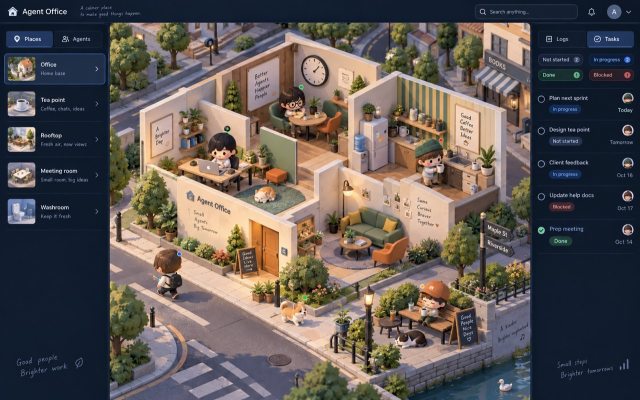
#> input picture assets/asyra-office/models/architecture/review/approved-office-reference.jpg, 1280 x 800 px, found by its file name (shown at 1/2 size)
$ python compare-interior.py ../../../assets/asyra-office/models/architecture/review/approved-office-reference.jpg
#> lines starting #> are read from the running program, lines starting #| are printed output that depends on the picture
"""Produce a 50% diagnostic overlay from the actual app canvas, without warping.

Usage: python3 apps/asyra-office/scripts/compare-interior.py <canvas.png>
The input must come from the permanent measured-reference browser case.
"""
import sys
import math
import json
from pathlib import Path
from PIL import Image, ImageDraw
ROOT=Path(__file__).resolve().parents[3]
actual=Image.open(ROOT / sys.argv[1]).convert('RGB')
#> actual is the input picture: PIL image 1280x800 RGB; mean R, G, B 93.1, 86.4, 83.9
reference=Image.open(ROOT/'assets/asyra-office/models/architecture/review/approved-office-reference.jpg').convert('RGB').crop((220,44,1065,800))
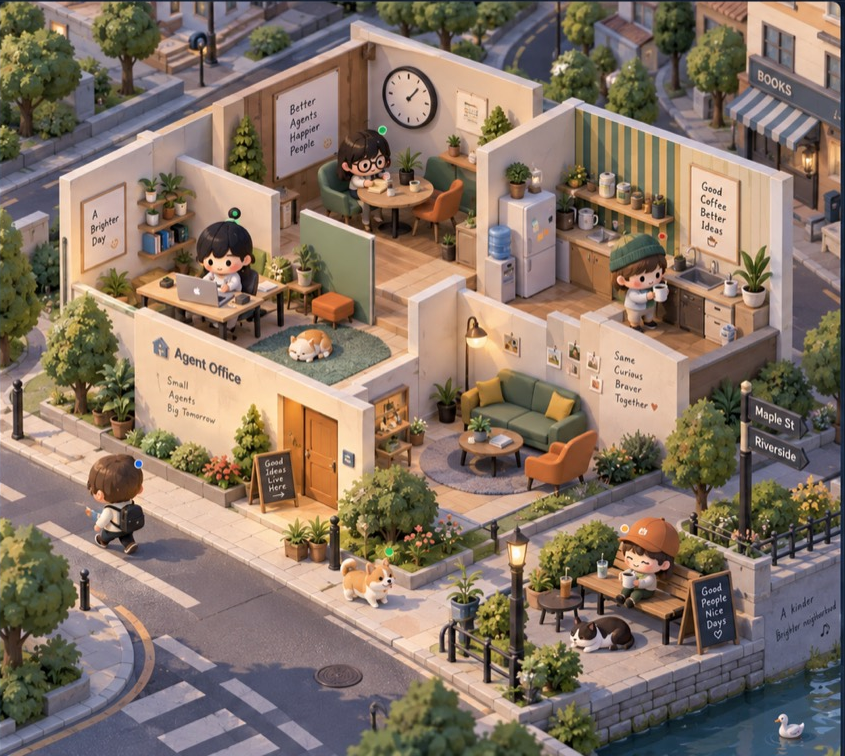
#> reference: PIL image 845x756 RGB; mean R, G, B 134.2, 116.9, 102.6
#> (the run stopped early here; a loop or call above may not have finished)
